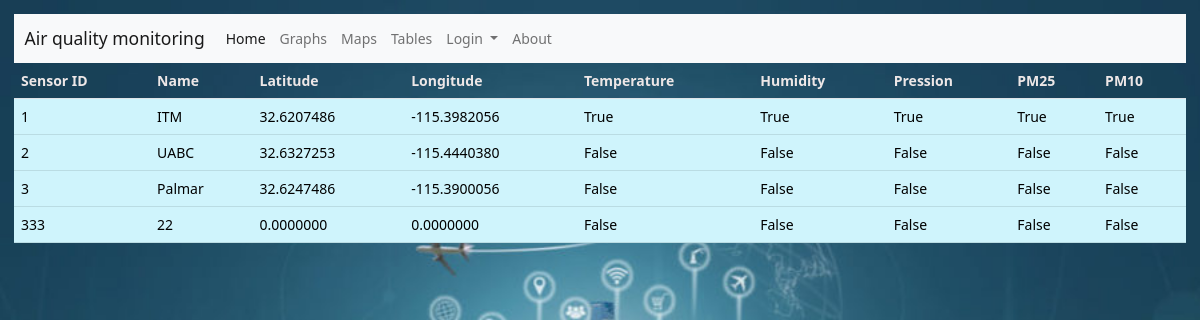
/sensors/, run on the app's committed database.
### sensors/models.py (models this page shows, shortened)
class Sensor(models.Model):
    idSensor = models.IntegerField(primary_key=True, null=False)
    name = models.CharField(max_length=10)
    Latitude = models.DecimalField(default=0, max_digits=10, decimal_places=7)
    Longitude =  models.DecimalField(default=0, max_digits=10, decimal_places=7)
    Temperature= models.BooleanField()
    Humidity= models.BooleanField()
    Pression= models.BooleanField()
    PM25= models.BooleanField()
    PM10= models.BooleanField()
    created_on = models.DateTimeField(auto_now_add=True)

### sensors/views.py (the view)
# urls.py: path('',SensorListView.as_view() , name="sensor_list"),
class SensorListView(ListView):
    template_name = "sensors/list.html"
    model = Sensor

### templates/sensors/list.html (shortened to what this page needs)
{% extends 'base.html' %}
{% load crispy_forms_tags %}
{% block content %}
<form action="" method="post">
    <div class="table-responsive">
        <table class="table table-hover">
            <thead class="thead-dark">
                <tr>
                    <th scope="col">Sensor ID</th>
                    <th scope="col">Name</th>
                    <th scope="col">Latitude</th>
                    <th scope="col">Longitude</th>
                    <th scope="col">Temperature</th>
                    <th scope="col">Humidity</th>
                    <th scope="col">Pression</th>
                    <th scope="col">PM25</th>
                    <th scope="col">PM10</th>
                </tr>
            </thead>
            <tbody class="table-info">
                {% for sensor in sensor_list %}
                <tr>
                    <td> {{ sensor.idSensor }} </td>
                    <td> {{ sensor.name }} </td>
                    <td> {{ sensor.Latitude }} </td>
                    <td> {{ sensor.Longitude }} </td>
                    <td> {{ sensor.Temperature }} </td>
                    <td> {{ sensor.Humidity }} </td>
                    <td> {{ sensor.Pression }} </td>
                    <td> {{ sensor.PM25 }} </td>
                    <td> {{ sensor.PM10 }} </td>
                </tr>
                {% endfor %}
            </tbody>
        </table>
    </div>
</form>
{% endblock content %}

### static/css/style.css (style rules this page uses)
html { font-size: 14px; }
body { background-size: cover; background-image: url("../images/fondo.jpg"); background-position: center center; background-repeat: no-repeat; background-attachment: fixed; background-color: rgb(13, 157, 157); }
.table { color: rgb(237, 231, 231); }
body { padding: 1em; }

### static/css/style2.css (style rules this page uses)
* { margin: 0; padding: 0; box-sizing: border-box; }

### data on the page
Sensor: idSensor "1", name "ITM", Latitude "32.6207486", Longitude "-115.3982056", Temperature "True", Humidity "True", Pression "True", PM25 "True", PM10 "True"
Sensor: idSensor "2", name "UABC", Latitude "32.6327253", Longitude "-115.4440380", Temperature "False", Humidity "False", Pression "False", PM25 "False", PM10 "False"
Sensor: idSensor "3", name "Palmar", Latitude "32.6247486", Longitude "-115.3900056", Temperature "False", Humidity "False", Pression "False", PM25 "False", PM10 "False"
Sensor: idSensor "333", name "22", Latitude "0.0000000", Longitude "0.0000000", Temperature "False", Humidity "False", Pression "False", PM25 "False", PM10 "False"
